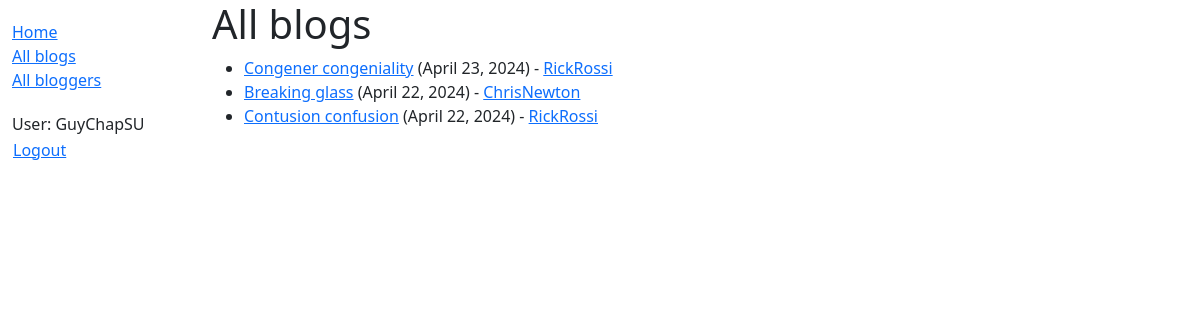
The app's page /blog/blogs/ (signed in) with its own data.
### blog/models.py (models this page shows, shortened)
class Blog(models.Model):
    title = models.CharField(max_length=200)
    description = models.TextField(help_text="Add blog here")
    date = models.DateField(auto_now_add=True)
    author = models.ForeignKey('Blogger', on_delete=models.CASCADE)
    class Meta:
        ordering = ['-date']
    def get_absolute_url(self):
        return reverse('blog-detail', args=[str(self.id)])

class Blogger(models.Model):
    author = models.OneToOneField(User, on_delete=models.CASCADE)
    bio = models.TextField(help_text="Enter short biography here")
    def __str__(self):
        return str(self.author)
    def get_absolute_url(self):
        return reverse('blogger-detail', args=[str(self.id)])

### blog/views.py (the view)
# urls.py: path('blogs/', views.BlogListView.as_view(), name='blogs'),
class BlogListView(generic.ListView):
    model = Blog
    paginate_by = 5

### blog/templates/blog/blog_list.html
{% extends "base_generic.html" %}
{% block content %}
  <h1>All blogs</h1>
  {% if blog_list %}
    <ul>
      {% for blog in blog_list %}
      <li>
        <a href="{{ blog.get_absolute_url }}">{{ blog.title }}</a> ({{ blog.date }}) -
        <a href="{{ blog.author.get_absolute_url }}">{{blog.author}}</a>
      </li>
      {% endfor %}
    </ul>
  {% else %}
    <p>There are no blogs in the blog.</p>
  {% endif %}
{% endblock %}

### blog/templates/base_generic.html (shortened to what this page needs)
<!DOCTYPE html>
<html lang="en">
  <head>
    <link href="https://cdn.jsdelivr.net/npm/bootstrap@5.3.3/dist/css/bootstrap.min.css"
      rel="stylesheet"
>
    {% load static %}
    <link rel="stylesheet" href="{% static 'css/styles.css' %}" />
  </head>
  <body>
    <div class="container-fluid">
      <div class="row">
        <div class="col-sm-2">
          {% block sidebar %}
            <ul class="sidebar-nav">
              <li><a href="{% url 'index' %}">Home</a></li>
              <li><a href="{% url 'blogs' %}">All blogs</a></li>
              <li><a href="{% url 'bloggers'%}">All bloggers</a></li>
            </ul>
            <ul class="sidebar-nav">
             {% if user.is_authenticated %}
               <li>User: {{ user.get_username }}</li>
               <li>
                 <form id="logout-form" method="post" action="{% url 'logout' %}">
                    <button type="submit" class="btn btn-link">Logout</button>
                 </form>
               </li>
             {% else %}
               <li><a href="{% url 'login' %}?next={{ request.path }}">Login</a></li>
             {% endif %}
            </ul>
          {% endblock %}
        </div>
        <div class="col-sm-10 ">{% block content %}{% endblock %}
        </div>
      </div>
    </div>
  </body>
</html>

### blog/static/css/styles.css (style rules this page uses)
.sidebar-nav { margin-top: 20px; padding: 0; list-style: none; }
#logout-form { display: inline; }
#logout-form button { padding: 0; margin: 0; }

### records on screen
Blog: title "Congener congeniality", date "April 23, 2024", author "RickRossi"
Blog: title "Breaking glass", date "April 22, 2024", author "ChrisNewton"
Blog: title "Contusion confusion", date "April 22, 2024", author "RickRossi"

### other values on screen
{{ user.get_username }} "GuyChapSU"
